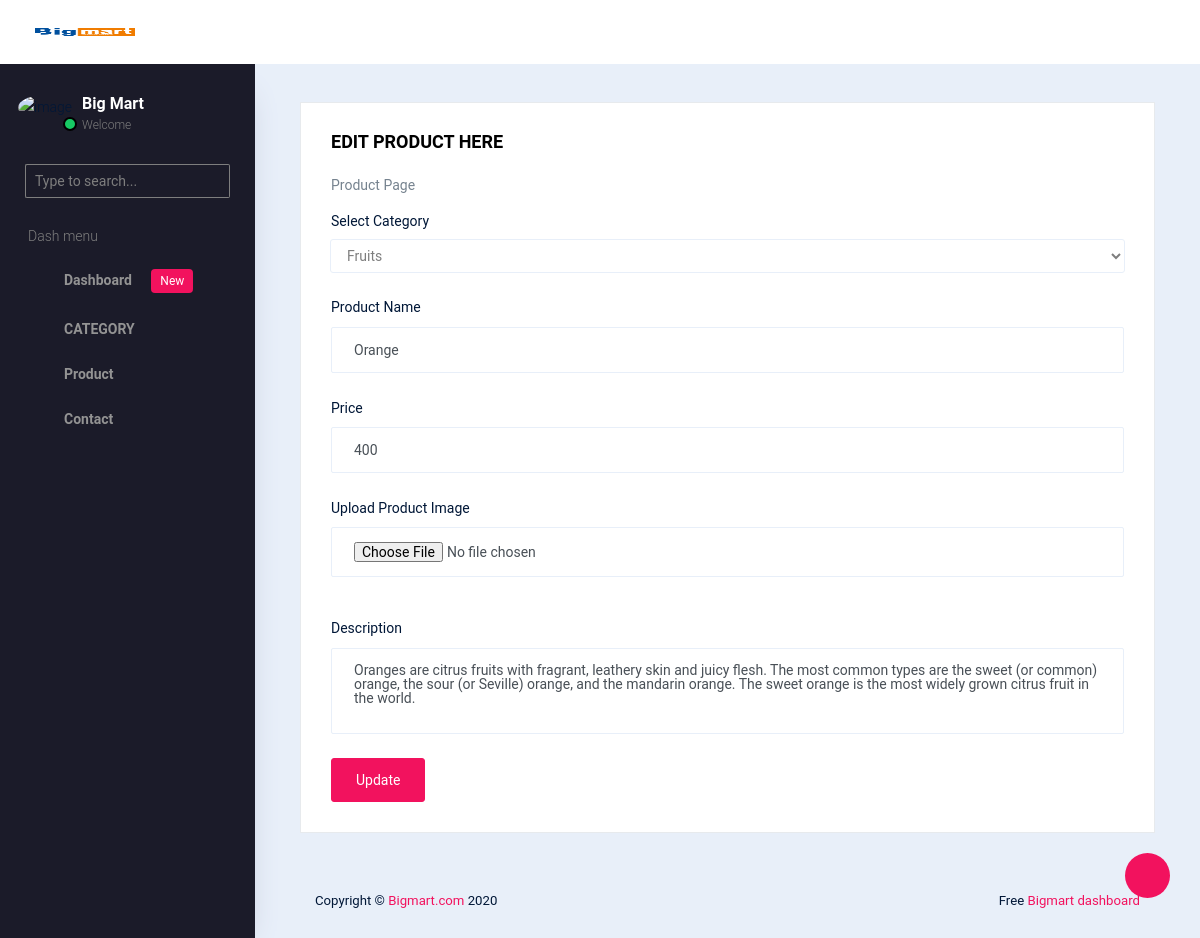
Screenshot of /BackEnd/editproduct/3/ with the database file from the repository.
### BackEnd/models.py (models this page shows)
class ProductDB(models.Model):
    category=models.CharField(max_length=100,null=True,blank=True)
    pname=models.CharField(max_length=100,null=True,blank=True)
    pprice=models.IntegerField(null=True,blank=True)
    pdescription=models.CharField(max_length=500,null=True,blank=True)
    pimage=models.ImageField(upload_to="Product_images",null=True,blank=True)

### BackEnd/views.py (the view)
# urls.py: path('editproduct/<int:Pid>/',views.editproduct,name="editproduct"),
def editproduct(req,Pid):
    data=ProductDB.objects.get(id=Pid)
    cat=CategoryDB.objects.all()
    return render(req,"Editproduct.html",{'data':data,'cat':cat})

### BackEnd/templates/Editproduct.html (shortened to what this page needs)
<!DOCTYPE html>
<html lang="en">
{% extends 'index.html' %}
{% block content %}
<head>
</head>
<body>
<div class="col-12 grid-margin stretch-card">
              <div class="card">
                <div class="card-body">
                  <h4 class="card-title"> EDIT PRODUCT HERE</h4>
                  <p class="card-description">
                    Product Page
                  </p>
                  <form class="forms-sample"  method="post" action="{% url 'saveproduct' %}" enctype="multipart/form-data">
                      <div class="form-group">
                      <label for="exampleSelectGender">Select Category</label>
                        <select class="form-control" id="exampleSelectGender" name="category" >
                          <option>{{data.category}}</option>
                        </select>
                      </div>
                    <div class="form-group">
                      <label for="exampleInputName1"> Product Name</label>
                      <input type="text" class="form-control" id="exampleInputName1" placeholder="Product Name" name="pname" value="{{data.pname}}">
                    </div>
                      <div class="form-group">
                      <label for="exampleInputName1"> Price</label>
                      <input type="text" class="form-control" id="exampleInputNa" placeholder="Price" name="pprice" value="{{data.pprice}}">
                    </div>
                     <div class="form-group">
                      <label for="exampleInputName1">Upload Product Image</label>
                      <input type="file" class="form-control" placeholder="Product Image" name="pimage" >
                    </div>
                    <div class="form-group">
                      <label for="exampleTextarea1">Description</label>
                      <textarea class="form-control" id="exampleTextarea1" rows="4" placeholder="Description" name="pdescription">{{data.pdescription}}</textarea>
                    </div>
                    <button type="submit" class="btn btn-primary mr-2">Update</button>
                  </form>
                </div>
              </div>
            </div>
</body>
</html>
{% endblock %}

### rows the page displays
ProductDB: category "Fruits", pname "Orange", pprice "400", pdescription "Oranges are citrus fruits with fragrant, leathery skin and juicy flesh. The most common types are the sweet (or common) orange, the sour (or Seville) orange, and the mandarin orange. The sweet orange is the most widely grown citrus fruit in the world."
